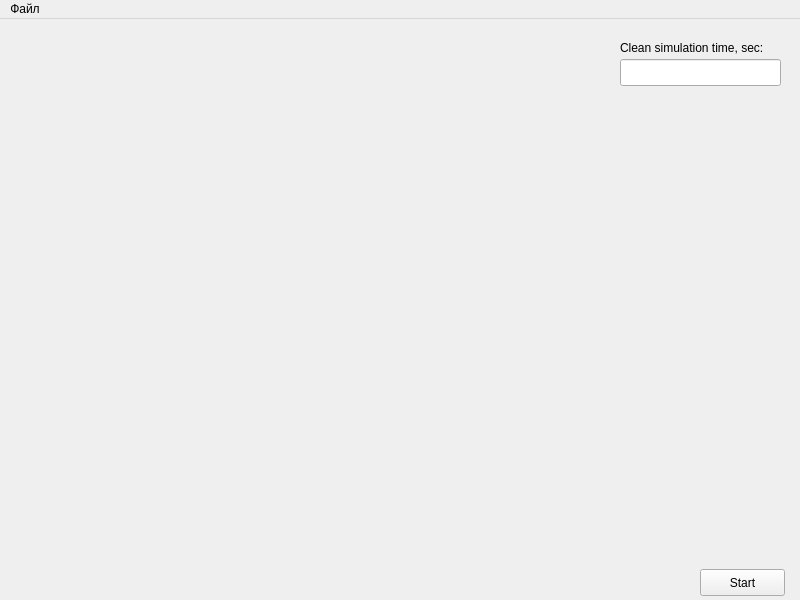
<?xml version="1.0" encoding="UTF-8"?>
<ui version="4.0">
 <class>MainWindow</class>
 <widget class="QMainWindow" name="MainWindow">
  <property name="geometry">
   <rect>
    <x>0</x>
    <y>0</y>
    <width>800</width>
    <height>600</height>
   </rect>
  </property>
  <property name="sizePolicy">
   <sizepolicy hsizetype="Preferred" vsizetype="Preferred">
    <horstretch>0</horstretch>
    <verstretch>0</verstretch>
   </sizepolicy>
  </property>
  <property name="windowTitle">
   <string>MainWindow</string>
  </property>
  <widget class="QWidget" name="centralWidget">
   <widget class="QWidget" name="gridLayoutWidget">
    <property name="geometry">
     <rect>
      <x>19</x>
      <y>19</y>
      <width>581</width>
      <height>561</height>
     </rect>
    </property>
    <layout class="QGridLayout" name="gridLayout">
     <property name="sizeConstraint">
      <enum>QLayout::SetMaximumSize</enum>
     </property>
    </layout>
   </widget>
   <widget class="QPushButton" name="playButton">
    <property name="geometry">
     <rect>
      <x>700</x>
      <y>550</y>
      <width>85</width>
      <height>27</height>
     </rect>
    </property>
    <property name="focusPolicy">
     <enum>Qt::NoFocus</enum>
    </property>
    <property name="layoutDirection">
     <enum>Qt::LeftToRight</enum>
    </property>
    <property name="text">
     <string>Start</string>
    </property>
   </widget>
   <widget class="QLabel" name="label">
    <property name="geometry">
     <rect>
      <x>620</x>
      <y>20</y>
      <width>151</width>
      <height>17</height>
     </rect>
    </property>
    <property name="text">
     <string>Clean simulation time, sec:</string>
    </property>
   </widget>
   <widget class="QLineEdit" name="totalTimeLineEdit">
    <property name="geometry">
     <rect>
      <x>620</x>
      <y>40</y>
      <width>161</width>
      <height>27</height>
     </rect>
    </property>
    <property name="focusPolicy">
     <enum>Qt::NoFocus</enum>
    </property>
   </widget>
  </widget>
  <widget class="QMenuBar" name="menuBar">
   <property name="geometry">
    <rect>
     <x>0</x>
     <y>0</y>
     <width>800</width>
     <height>27</height>
    </rect>
   </property>
   <widget class="QMenu" name="menu">
    <property name="title">
     <string>Файл</string>
    </property>
    <addaction name="action"/>
    <addaction name="action_2"/>
    <addaction name="action_3"/>
   </widget>
   <addaction name="menu"/>
  </widget>
  <action name="action">
   <property name="text">
    <string>Створити</string>
   </property>
  </action>
  <action name="action_2">
   <property name="text">
    <string>Відкрити</string>
   </property>
  </action>
  <action name="action_3">
   <property name="text">
    <string>Зберегти</string>
   </property>
  </action>
 </widget>
 <layoutdefault spacing="6" margin="11"/>
 <resources/>
 <connections/>
</ui>
